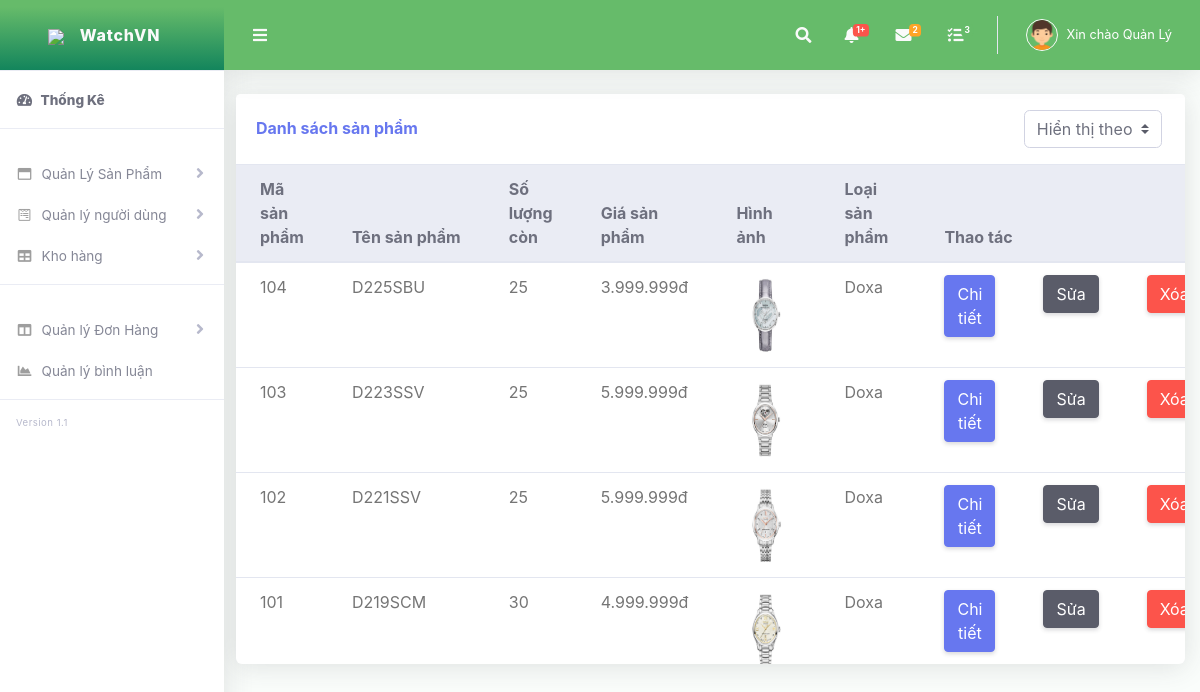
/admin/index.php?menu=ql_sanpham (signed in), run on the app's committed database.
### tables this page shows
CREATE TABLE `san_pham` (
  `masp` int(11) NOT NULL,
  `tensp` varchar(80) DEFAULT NULL,
  `giasp` int(11) DEFAULT NULL,
  `soluong` int(11) NOT NULL,
  `img` varchar(100) DEFAULT NULL,
  `img1` varchar(80) NOT NULL,
  `img2` varchar(80) NOT NULL,
  `img3` varchar(80) NOT NULL,
  `img4` varchar(80) NOT NULL,
  `ngay_them_sp` timestamp NULL DEFAULT current_timestamp(),
  `loaisp` varchar(80) DEFAULT NULL,
  `noi_bat` varchar(10) NOT NULL,
  `mua_nhieu` int(11) NOT NULL,
  `xem_nhieu` int(11) NOT NULL,
  `rate1` int(11) NOT NULL,
  `rate2` int(11) NOT NULL,
  `rate3` int(11) NOT NULL,
  `rate4` int(11) NOT NULL,
  `rate5` int(11) NOT NULL
);

### admin/chuc_nang/san_pham/ql_sanpham.php (the view, shortened to what this page needs)
<div class="col-xl-24 col-lg-7 mb-4">
	<div class="card">
		<div class="card-header py-3 d-flex flex-row align-items-center justify-content-between">
			<h6 class="m-0 font-weight-bold text-primary">Danh sách sản phẩm</h6>
			<form method="post">
				<div class="d-flex float-right">
					<div class="input-group">
						<div class="input-group-prepend py-auto">
							<select onchange="this.form.submit()" class="custom-select w-100 mr-1" name="order" required="">
								<option value="" disabled selected hidden>Hiển thị theo</option>
							</select>
						</div>
					</div>
				</div>
			</form>
		</div>
		<div style="max-height: 500px" class="overflow-auto">
			<table class="table">
				<thead class="thead-light">
					<tr>
						<th scope="col">Mã sản phẩm</th>
						<th scope="col">Tên sản phẩm</th>
						<th scope="col">Số lượng còn</th>
						<th scope="col">Giá sản phẩm</th>
						<th scope="col">Hình ảnh</th>
						<th scope="col">Loại sản phẩm</th>
						<th scope="col" colspan="3" align="center">Thao tác</th>
					</tr>
				</thead>
				<?php
				include('../connect.php');
				if (isset($_POST['order'])) {
					$sl="select * from san_pham ".$_POST['order']." order by ngay_them_sp desc";
				}else{
					$sl="select * from san_pham  order by ngay_them_sp desc";
				}
				$exec= mysqli_query($connect, $sl);
				while($row= mysqli_fetch_array($exec)){
					?>
					<tr>
						<td><?php echo $row['masp']; ?></td>
						<td><?php echo $row['tensp']; ?></td>
						<td><?php echo $row['soluong']; ?></td>
						<td><?php echo number_format($row['giasp'],0,",",".")."đ"; ?></td>
						<td>
							<img src="../images/<?php echo $row['img']; ?>"  width="60px" height="80px" alt="">
						</td>
						<td><?php echo ucfirst($row['loaisp']); ?></td>
						<td ><a class="btn btn-primary" href="?menu=chi_tiet&masp=<?php echo $row['masp']; ?>">Chi tiết</a></td>
						<td><a  class="btn btn-dark"  href="?menu=sua_sp&masp=<?php echo $row['masp']; ?>">Sửa</a></td>
						<td><a  class="btn btn-danger" onclick="return confirm('Bạn có muốn xóa không?');" href="?menu=xoa_sp&masp=<?php echo $row['masp']; ?>">Xóa</a></td>
					</tr>
				<?php  } ?>
			</table>
		</div>
	</div>
</div>

### data on the page
san_pham: masp "104", tensp "D225SBU", soluong "25", giasp "3.999.999", img (picture), loaisp "Doxa"
san_pham: masp "103", tensp "D223SSV", soluong "25", giasp "5.999.999", img (picture), loaisp "Doxa"
san_pham: masp "102", tensp "D221SSV", soluong "25", giasp "5.999.999", img (picture), loaisp "Doxa"
san_pham: masp "101", tensp "D219SCM", soluong "30", giasp "4.999.999", img (picture), loaisp "Doxa"

### other printed values
$_SESSION['name'] "Quản Lý"
